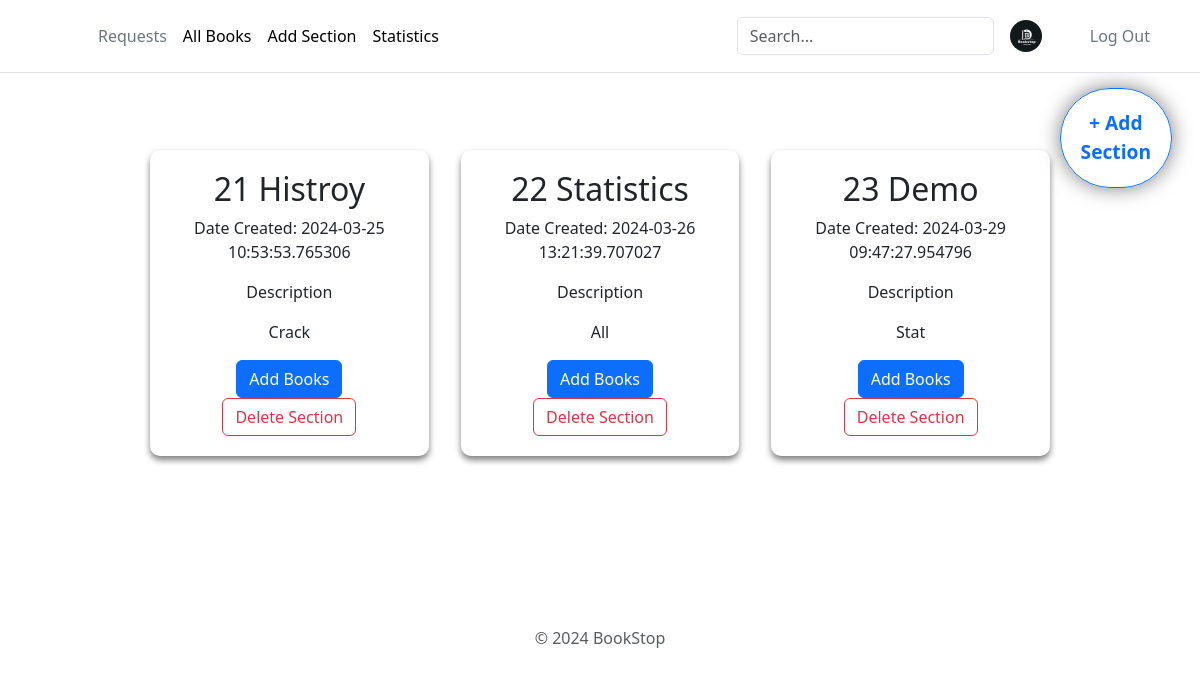
Before: /add-section (signed in) with the older database file.
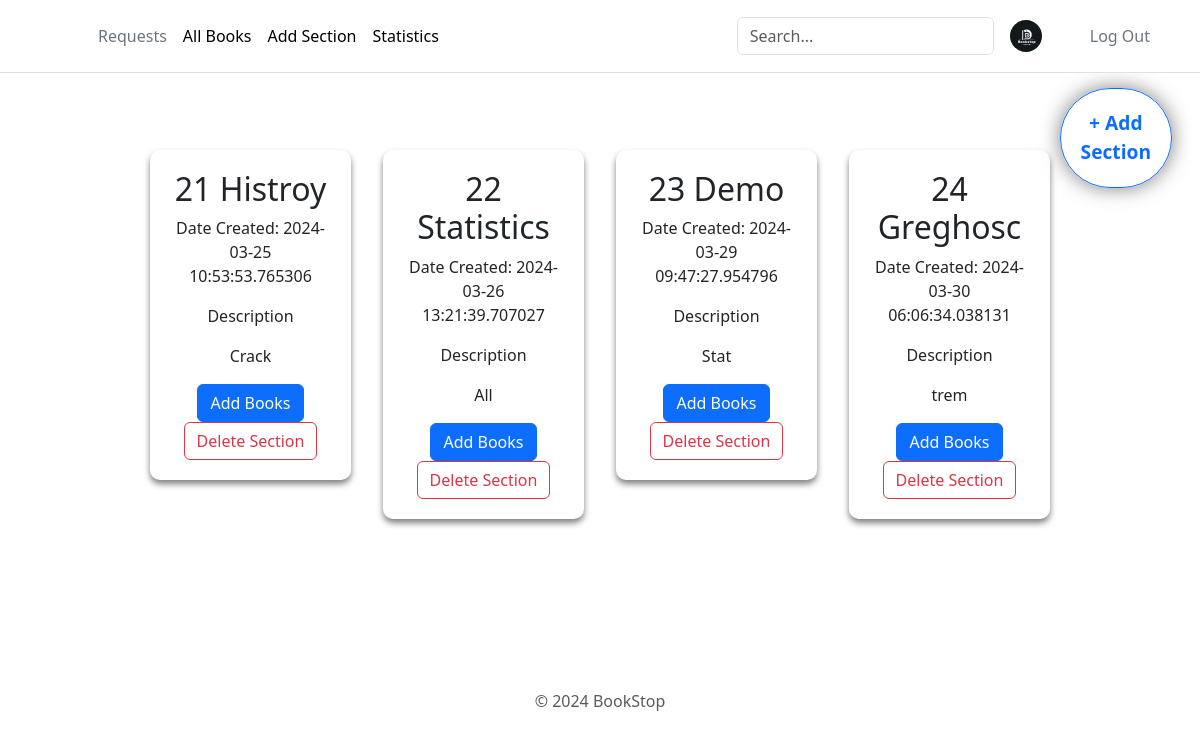
After: the same page with the newer database file.
### app.py (models this page shows)
class Section(db.Model):
    __tablename__ = 'section'
    SectionId = db.Column(db.Integer, autoincrement=True, primary_key=True)
    Title = db.Column(db.String(50), nullable=False)
    CreatedDate = db.Column(db.DateTime, nullable=False, default=datetime.datetime.utcnow)
    Description = db.Column(db.Text, nullable=False)
    ImageLink = db.Column(db.String(255))

### app.py (the view)
@app.route("/add-section", methods = ["GET","POST"])
def addSection():
    if 'admin_id' not in session:
        return redirect(url_for('librarianLogin'))
    if request.method == 'POST':
        data = request.form.to_dict()
        section = Section(Title=data['section'], Description=data['text'])
        db.session.add(section)
        db.session.commit()
        section = Section.query.all()
        return render_template("add-section.html", section = section)
    else:
        section = Section.query.all()
        return render_template("add-section.html", section = section)

### templates/add-section.html (shortened to what this page needs)
<!DOCTYPE html>
<html lang="en">
  <head>
    <link rel="stylesheet" href="/static/add-section.css" />
    {% include 'bootstrap.html' %}
  </head>
  <body>
    <div>
      {% include 'headerAdmin.html' %}
      <div>
        <button type="button" id="addSection" class="btn btn-outline-primary">
          + Add<br />Section
        </button>
        <div class="main-container">
          {% for sec in section %}
          <div class="section-container" id="{{ sec.SectionId }}">
            <h2>{{ sec.SectionId }} {{ sec.Title }}</h2>
            <p>Date Created: {{ sec.CreatedDate }}</p>
            <div>
              <p>Description</p>
              <p>{{ sec.Description }}</p>
            </div>
            <button
              type="button"
              id="addBook{{ sec.SectionId }}"
              class="btn btn-primary"
            >
              Add Books
            </button>
            <form
              action="{{ url_for('deleteSection', sectionId=sec.SectionId) }}"
              method="post"
              style="display: inline"
            >
              <button type="submit" class="btn btn-outline-danger">
                Delete Section
              </button>
            </form>
          </div>
          {% include 'addBookPopup.html' %}{% endfor %}
        </div>
      </div>
      {% include 'footer.html' %}
    </div>
  </body>
</html>

Changed rows visible on the page:
added Section: SectionId "24", Title "Greghosc", CreatedDate "2024-03-30 06:06:34.038131", Description "trem"
